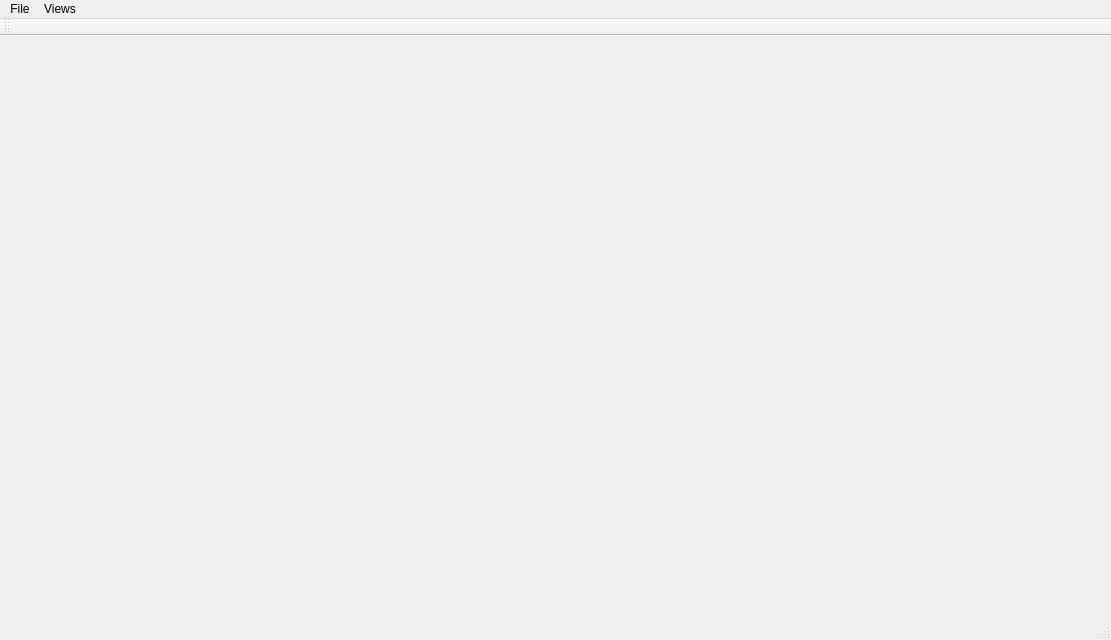
<?xml version="1.0" encoding="UTF-8"?>
<ui version="4.0">
 <class>OpenCS</class>
 <widget class="QMainWindow" name="OpenCS">
  <property name="geometry">
   <rect>
    <x>0</x>
    <y>0</y>
    <width>1111</width>
    <height>640</height>
   </rect>
  </property>
  <property name="windowTitle">
   <string>OpenCS</string>
  </property>
  <property name="windowIcon">
   <iconset resource="../launcher/resources.qrc">
    <normaloff>:/images/openmw.png</normaloff>:/images/openmw.png</iconset>
  </property>
  <property name="dockOptions">
   <set>QMainWindow::AllowNestedDocks|QMainWindow::AllowTabbedDocks|QMainWindow::AnimatedDocks</set>
  </property>
  <widget class="QWidget" name="centralWidget">
   <property name="sizePolicy">
    <sizepolicy hsizetype="Minimum" vsizetype="Minimum">
     <horstretch>0</horstretch>
     <verstretch>0</verstretch>
    </sizepolicy>
   </property>
   <property name="minimumSize">
    <size>
     <width>0</width>
     <height>0</height>
    </size>
   </property>
  </widget>
  <widget class="QMenuBar" name="menuBar">
   <property name="geometry">
    <rect>
     <x>0</x>
     <y>0</y>
     <width>1111</width>
     <height>25</height>
    </rect>
   </property>
   <widget class="QMenu" name="menuFile">
    <property name="title">
     <string>File</string>
    </property>
    <addaction name="actionOpen"/>
   </widget>
   <widget class="QMenu" name="menuViews">
    <property name="title">
     <string>Views</string>
    </property>
    <addaction name="actionAddIdList"/>
   </widget>
   <addaction name="menuFile"/>
   <addaction name="menuViews"/>
  </widget>
  <widget class="QToolBar" name="mainToolBar">
   <attribute name="toolBarArea">
    <enum>TopToolBarArea</enum>
   </attribute>
   <attribute name="toolBarBreak">
    <bool>false</bool>
   </attribute>
  </widget>
  <widget class="QStatusBar" name="statusBar"/>
  <action name="actionOpen">
   <property name="text">
    <string>Open</string>
   </property>
  </action>
  <action name="actionNew_Project">
   <property name="text">
    <string>New Project</string>
   </property>
  </action>
  <action name="actionNew_Window">
   <property name="text">
    <string>New Window</string>
   </property>
  </action>
  <action name="actionNew_ID_List">
   <property name="text">
    <string>New ID-List</string>
   </property>
  </action>
  <action name="actionAdd_IdList">
   <property name="text">
    <string>add IdList</string>
   </property>
  </action>
  <action name="actionAddIdList">
   <property name="text">
    <string>add IdList</string>
   </property>
  </action>
 </widget>
 <layoutdefault spacing="6" margin="11"/>
 <resources>
  <include location="../launcher/resources.qrc"/>
 </resources>
 <connections/>
</ui>
